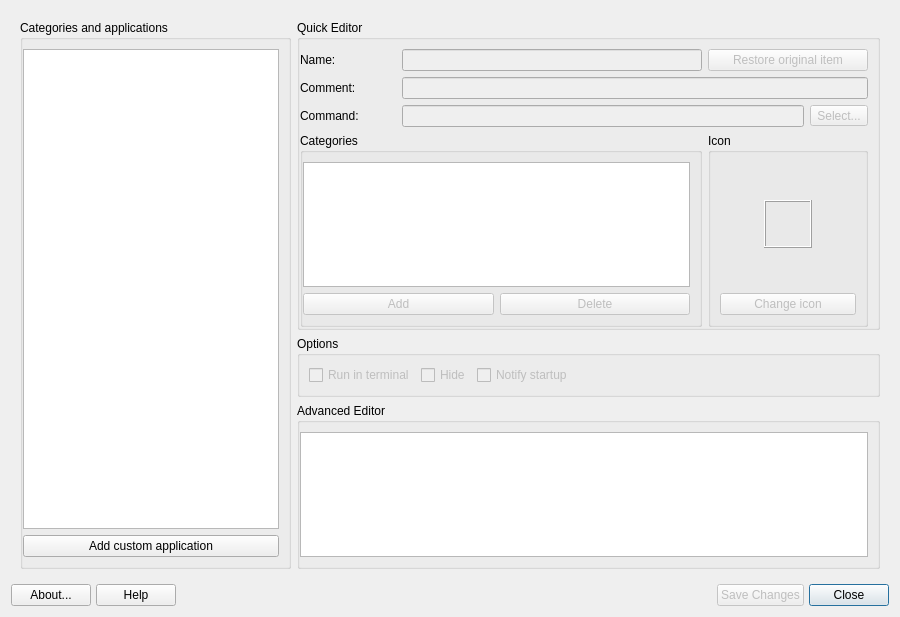
<?xml version="1.0" encoding="UTF-8"?>
<ui version="4.0">
 <class>MainWindow</class>
 <widget class="QDialog" name="MainWindow">
  <property name="windowModality">
   <enum>Qt::NonModal</enum>
  </property>
  <property name="geometry">
   <rect>
    <x>0</x>
    <y>0</y>
    <width>900</width>
    <height>617</height>
   </rect>
  </property>
  <property name="windowTitle">
   <string>MX Menu Editor</string>
  </property>
  <property name="windowIcon">
   <iconset theme="mx-menu-editor">
    <normaloff>.</normaloff>.</iconset>
  </property>
  <layout class="QVBoxLayout" name="verticalLayout">
   <item>
    <widget class="QStackedWidget" name="stackedWidget">
     <property name="currentIndex">
      <number>0</number>
     </property>
     <widget class="QWidget" name="selectionPage">
      <layout class="QGridLayout" name="gridLayout_2">
       <item row="3" column="1">
        <widget class="QGroupBox" name="groupAdvancedEditor">
         <property name="title">
          <string>Advanced Editor</string>
         </property>
         <layout class="QVBoxLayout" name="verticalLayout_4">
          <property name="leftMargin">
           <number>0</number>
          </property>
          <item>
           <widget class="QTextEdit" name="advancedEditor"/>
          </item>
         </layout>
        </widget>
       </item>
       <item row="1" column="0" rowspan="3">
        <widget class="QGroupBox" name="groupCategories">
         <property name="sizePolicy">
          <sizepolicy hsizetype="Maximum" vsizetype="Preferred">
           <horstretch>0</horstretch>
           <verstretch>0</verstretch>
          </sizepolicy>
         </property>
         <property name="title">
          <string>Categories and applications</string>
         </property>
         <layout class="QVBoxLayout" name="verticalLayout_2">
          <property name="leftMargin">
           <number>0</number>
          </property>
          <item>
           <widget class="QTreeWidget" name="treeWidget">
            <property name="alternatingRowColors">
             <bool>false</bool>
            </property>
            <property name="sortingEnabled">
             <bool>true</bool>
            </property>
            <property name="headerHidden">
             <bool>true</bool>
            </property>
            <column>
             <property name="text">
              <string/>
             </property>
            </column>
           </widget>
          </item>
          <item>
           <widget class="QPushButton" name="pushAddApp">
            <property name="text">
             <string>Add custom application</string>
            </property>
            <property name="icon">
             <iconset theme="list-add">
              <normaloff>.</normaloff>.</iconset>
            </property>
           </widget>
          </item>
         </layout>
        </widget>
       </item>
       <item row="2" column="1">
        <widget class="QGroupBox" name="groupOptions">
         <property name="title">
          <string>Options</string>
         </property>
         <layout class="QHBoxLayout" name="horizontalLayout">
          <item>
           <widget class="QCheckBox" name="checkRunInTerminal">
            <property name="enabled">
             <bool>false</bool>
            </property>
            <property name="text">
             <string>Run in terminal</string>
            </property>
           </widget>
          </item>
          <item>
           <widget class="QCheckBox" name="checkHide">
            <property name="enabled">
             <bool>false</bool>
            </property>
            <property name="text">
             <string>Hide</string>
            </property>
           </widget>
          </item>
          <item>
           <widget class="QCheckBox" name="checkNotify">
            <property name="enabled">
             <bool>false</bool>
            </property>
            <property name="text">
             <string>Notify startup</string>
            </property>
           </widget>
          </item>
          <item>
           <spacer name="horizontalSpacer">
            <property name="orientation">
             <enum>Qt::Horizontal</enum>
            </property>
            <property name="sizeHint" stdset="0">
             <size>
              <width>40</width>
              <height>20</height>
             </size>
            </property>
           </spacer>
          </item>
         </layout>
        </widget>
       </item>
       <item row="1" column="1">
        <widget class="QGroupBox" name="groupQuickEditor">
         <property name="title">
          <string>Quick Editor</string>
         </property>
         <layout class="QGridLayout" name="gridLayout">
          <property name="leftMargin">
           <number>0</number>
          </property>
          <property name="bottomMargin">
           <number>0</number>
          </property>
          <item row="1" column="0">
           <widget class="QLabel" name="labelComment">
            <property name="text">
             <string>Comment:</string>
            </property>
           </widget>
          </item>
          <item row="0" column="4" colspan="2">
           <widget class="QPushButton" name="pushRestoreApp">
            <property name="enabled">
             <bool>false</bool>
            </property>
            <property name="text">
             <string>Restore original item</string>
            </property>
            <property name="icon">
             <iconset theme="edit-undo">
              <normaloff>.</normaloff>.</iconset>
            </property>
           </widget>
          </item>
          <item row="2" column="0">
           <widget class="QLabel" name="labelCommand">
            <property name="text">
             <string>Command:</string>
            </property>
           </widget>
          </item>
          <item row="2" column="5">
           <widget class="QToolButton" name="toolButtonCommand">
            <property name="enabled">
             <bool>false</bool>
            </property>
            <property name="text">
             <string>Select...</string>
            </property>
           </widget>
          </item>
          <item row="2" column="1" colspan="4">
           <widget class="QLineEdit" name="lineEditCommand">
            <property name="enabled">
             <bool>false</bool>
            </property>
           </widget>
          </item>
          <item row="0" column="0">
           <widget class="QLabel" name="labelName">
            <property name="text">
             <string>Name:</string>
            </property>
           </widget>
          </item>
          <item row="1" column="1" colspan="5">
           <widget class="QLineEdit" name="lineEditComment">
            <property name="enabled">
             <bool>false</bool>
            </property>
           </widget>
          </item>
          <item row="0" column="1" colspan="3">
           <widget class="QLineEdit" name="lineEditName">
            <property name="enabled">
             <bool>false</bool>
            </property>
           </widget>
          </item>
          <item row="4" column="4" rowspan="3" colspan="2">
           <widget class="QGroupBox" name="groupIconBox">
            <property name="title">
             <string>Icon</string>
            </property>
            <layout class="QVBoxLayout" name="verticalLayout_3">
             <item alignment="Qt::AlignHCenter|Qt::AlignVCenter">
              <widget class="QLabel" name="labelIcon">
               <property name="minimumSize">
                <size>
                 <width>48</width>
                 <height>48</height>
                </size>
               </property>
               <property name="maximumSize">
                <size>
                 <width>48</width>
                 <height>48</height>
                </size>
               </property>
               <property name="frameShape">
                <enum>QFrame::Box</enum>
               </property>
               <property name="frameShadow">
                <enum>QFrame::Raised</enum>
               </property>
               <property name="lineWidth">
                <number>1</number>
               </property>
               <property name="text">
                <string/>
               </property>
               <property name="scaledContents">
                <bool>true</bool>
               </property>
              </widget>
             </item>
             <item>
              <widget class="QPushButton" name="pushChangeIcon">
               <property name="enabled">
                <bool>false</bool>
               </property>
               <property name="text">
                <string>Change icon</string>
               </property>
               <property name="icon">
                <iconset theme="insert-image">
                 <normaloff>.</normaloff>.</iconset>
               </property>
              </widget>
             </item>
            </layout>
           </widget>
          </item>
          <item row="4" column="0" rowspan="3" colspan="4">
           <widget class="QGroupBox" name="groupEditCategories">
            <property name="title">
             <string>Categories</string>
            </property>
            <layout class="QGridLayout" name="gridLayout_3">
             <property name="leftMargin">
              <number>0</number>
             </property>
             <item row="1" column="0">
              <widget class="QPushButton" name="pushAdd">
               <property name="enabled">
                <bool>false</bool>
               </property>
               <property name="text">
                <string>Add</string>
               </property>
               <property name="icon">
                <iconset theme="list-add">
                 <normaloff>.</normaloff>.</iconset>
               </property>
              </widget>
             </item>
             <item row="1" column="1">
              <widget class="QPushButton" name="pushDelete">
               <property name="enabled">
                <bool>false</bool>
               </property>
               <property name="text">
                <string>Delete</string>
               </property>
               <property name="icon">
                <iconset theme="list-remove">
                 <normaloff>.</normaloff>.</iconset>
               </property>
              </widget>
             </item>
             <item row="0" column="0" colspan="2">
              <widget class="QListWidget" name="listWidgetEditCategories"/>
             </item>
            </layout>
           </widget>
          </item>
         </layout>
        </widget>
       </item>
      </layout>
     </widget>
    </widget>
   </item>
   <item>
    <layout class="QGridLayout" name="buttonBar" columnstretch="0,0,0,0,0,0,0,0,0,0">
     <property name="sizeConstraint">
      <enum>QLayout::SetDefaultConstraint</enum>
     </property>
     <property name="leftMargin">
      <number>0</number>
     </property>
     <property name="topMargin">
      <number>0</number>
     </property>
     <property name="rightMargin">
      <number>0</number>
     </property>
     <property name="bottomMargin">
      <number>0</number>
     </property>
     <property name="spacing">
      <number>5</number>
     </property>
     <item row="0" column="2">
      <spacer name="horizontalSpacer1">
       <property name="orientation">
        <enum>Qt::Horizontal</enum>
       </property>
       <property name="sizeType">
        <enum>QSizePolicy::Expanding</enum>
       </property>
       <property name="sizeHint" stdset="0">
        <size>
         <width>100</width>
         <height>20</height>
        </size>
       </property>
      </spacer>
     </item>
     <item row="0" column="9">
      <widget class="QPushButton" name="pushCancel">
       <property name="sizePolicy">
        <sizepolicy hsizetype="Minimum" vsizetype="Preferred">
         <horstretch>0</horstretch>
         <verstretch>0</verstretch>
        </sizepolicy>
       </property>
       <property name="toolTip">
        <string>Quit application</string>
       </property>
       <property name="text">
        <string>Close</string>
       </property>
       <property name="icon">
        <iconset theme="window-close">
         <normaloff>.</normaloff>.</iconset>
       </property>
       <property name="shortcut">
        <string>Alt+N</string>
       </property>
       <property name="autoDefault">
        <bool>true</bool>
       </property>
       <property name="default">
        <bool>true</bool>
       </property>
      </widget>
     </item>
     <item row="0" column="3">
      <widget class="QLabel" name="labelLogo">
       <property name="maximumSize">
        <size>
         <width>32</width>
         <height>32</height>
        </size>
       </property>
       <property name="midLineWidth">
        <number>0</number>
       </property>
       <property name="text">
        <string/>
       </property>
       <property name="pixmap">
        <pixmap resource="images.qrc">:/icons/logo.png</pixmap>
       </property>
       <property name="scaledContents">
        <bool>true</bool>
       </property>
      </widget>
     </item>
     <item row="0" column="1">
      <widget class="QPushButton" name="pushHelp">
       <property name="sizePolicy">
        <sizepolicy hsizetype="Minimum" vsizetype="Preferred">
         <horstretch>0</horstretch>
         <verstretch>0</verstretch>
        </sizepolicy>
       </property>
       <property name="toolTip">
        <string>Display help</string>
       </property>
       <property name="text">
        <string>Help</string>
       </property>
       <property name="icon">
        <iconset theme="help-contents">
         <normaloff>.</normaloff>.</iconset>
       </property>
       <property name="shortcut">
        <string>Alt+H</string>
       </property>
      </widget>
     </item>
     <item row="0" column="7">
      <widget class="QPushButton" name="pushSave">
       <property name="enabled">
        <bool>false</bool>
       </property>
       <property name="sizePolicy">
        <sizepolicy hsizetype="Minimum" vsizetype="Preferred">
         <horstretch>0</horstretch>
         <verstretch>0</verstretch>
        </sizepolicy>
       </property>
       <property name="toolTip">
        <string/>
       </property>
       <property name="text">
        <string>Save Changes</string>
       </property>
       <property name="icon">
        <iconset theme="dialog-ok">
         <normaloff>.</normaloff>.</iconset>
       </property>
       <property name="shortcut">
        <string>Ctrl+S</string>
       </property>
       <property name="autoDefault">
        <bool>true</bool>
       </property>
       <property name="default">
        <bool>false</bool>
       </property>
      </widget>
     </item>
     <item row="0" column="5">
      <spacer name="horizontalSpacer2">
       <property name="orientation">
        <enum>Qt::Horizontal</enum>
       </property>
       <property name="sizeType">
        <enum>QSizePolicy::Expanding</enum>
       </property>
       <property name="sizeHint" stdset="0">
        <size>
         <width>100</width>
         <height>20</height>
        </size>
       </property>
      </spacer>
     </item>
     <item row="0" column="0">
      <widget class="QPushButton" name="pushAbout">
       <property name="sizePolicy">
        <sizepolicy hsizetype="Minimum" vsizetype="Preferred">
         <horstretch>0</horstretch>
         <verstretch>0</verstretch>
        </sizepolicy>
       </property>
       <property name="toolTip">
        <string>About this application</string>
       </property>
       <property name="text">
        <string>About...</string>
       </property>
       <property name="icon">
        <iconset theme="help-about">
         <normaloff>.</normaloff>.</iconset>
       </property>
       <property name="shortcut">
        <string>Alt+B</string>
       </property>
       <property name="autoDefault">
        <bool>true</bool>
       </property>
      </widget>
     </item>
    </layout>
   </item>
  </layout>
 </widget>
 <resources>
  <include location="images.qrc"/>
 </resources>
 <connections/>
</ui>
